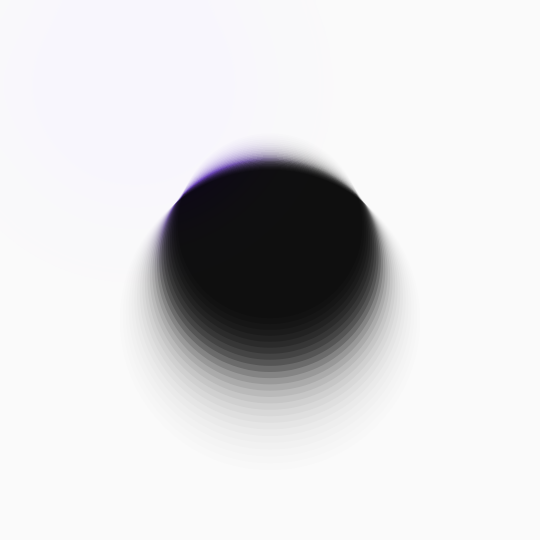
Frame 1 (no input)
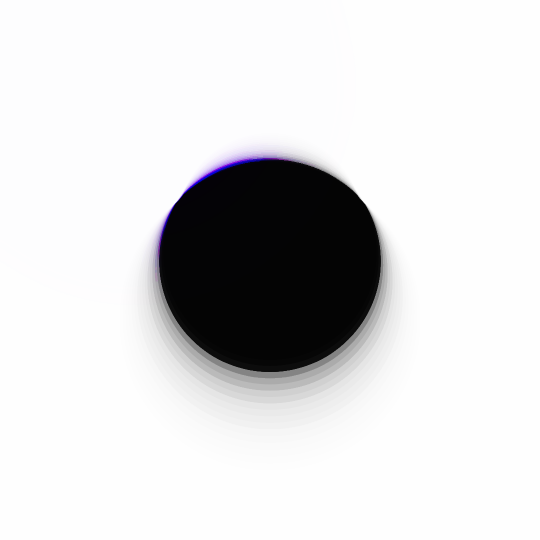
Frame 2 (the mouse pressed at the canvas centre, redrawn once)

The p5.js sketch that drew these frames (run headless with seeded random() and noise() and a simulated clock; the mouse was pressed at the canvas centre and the sketch redrawn once):

// p5.js sketch
// ── sketch.js
let TOTAL = 25;
let r = 300;
let newr = r;
let d = 0.98;
let pg;

function setup() {
	createCanvas(540, 540);
	pixelDensity(2);
	pg = createGraphics(width, height);
}

function draw() {
	background(250);

	blendMode(OVERLAY);
	// translate(width / 2, height / 2 + 50);
	noStroke();

	newr = r;
	let x = 0;
	for (let i = 0; i < TOTAL; i++) {
		fill(5, 5, 5, 55);
		ellipse(width / 2, height / 2 + x + 50, newr, newr);
		newr *= d;
		x -= d * 4;
		if (newr <= 0) newr = 0;
	}
	// push();
	newr = r;
	for (let i = 0; i < TOTAL; i++) {
		pg.noStroke();
		pg.fill(85, 5, 255, 15);
		pg.ellipse(width / 4, height / 4 - 50, newr, newr);
		newr *= d;
		if (newr <= 0) newr = 0;
	}
	pg.filter(BLUR, 24);
	image(pg, 0, 0);

	// pop();

	noLoop();
}
